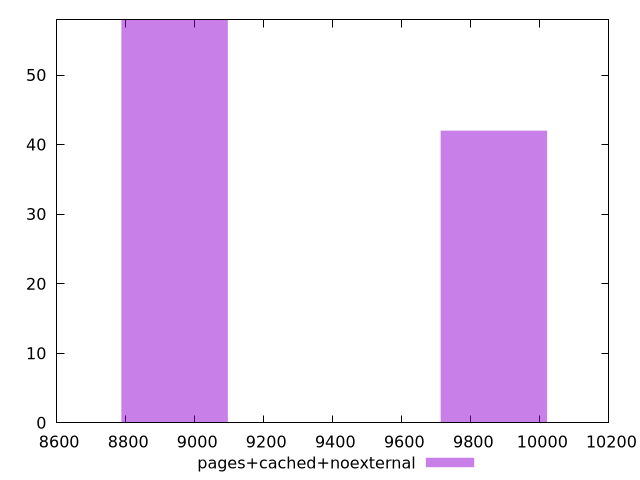

Write gnuplot code to recreate this figure.
$_pagesCachedNoexternal <<EOF
8941.802369923515 58
9866.816408191464 42
EOF
set key outside below
set terminal pngcairo
set output "report_00005_2020-11-02T22-26-11.212Z/largest-contentful-paint/pages+cached+noexternal//raw_hist.png"
set yrange [0:58]
set boxwidth 308.33801275598324
set style fill transparent solid 0.5 noborder
plot $_pagesCachedNoexternal title "pages+cached+noexternal" with boxes ,
